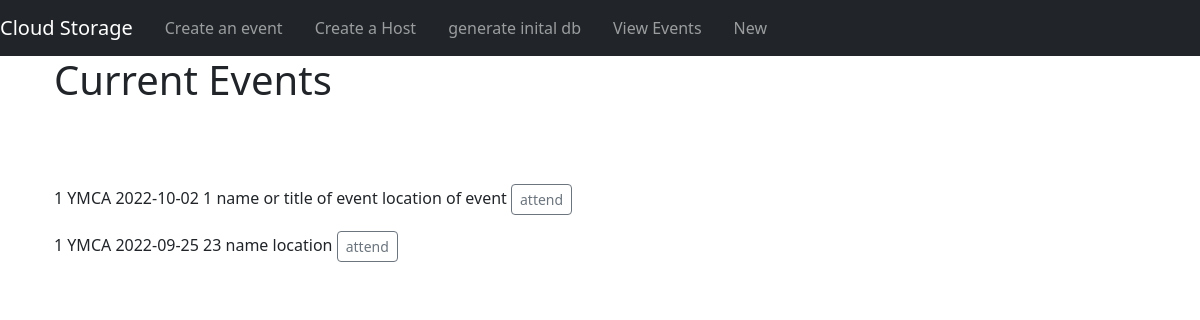
The page /showevents on the database as committed earlier.
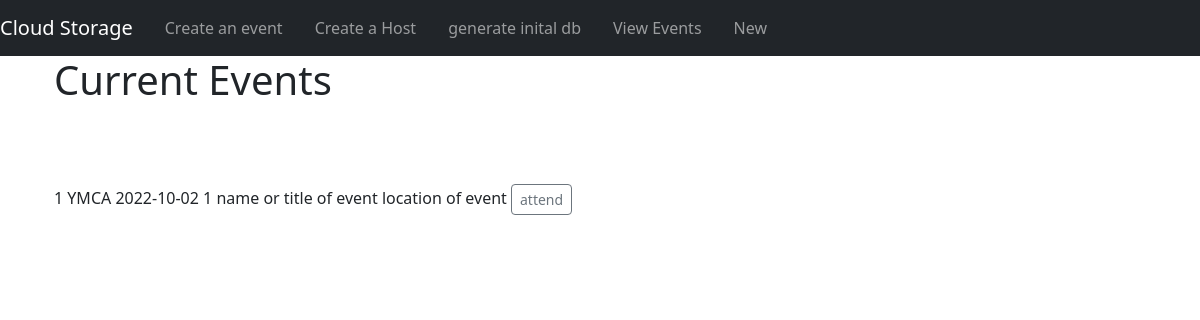
The same page on the database as committed later.
### app.py (models this page shows, shortened)
class Event(db.Model):
    event_id=db.Column(db.Integer,primary_key=True)
    host_id=db.Column(db.Integer,nullable=False)
    date_created=db.Column(db.String(10), default=datetime.utcnow)
    date=db.Column(db.String(10),nullable=False)
    hours=db.Column(db.Integer,nullable=False)
    name=db.Column(db.String(200),nullable=False)
    location=db.Column(db.String(200),nullable=False)
    description=db.Column(db.String(500),nullable=False)

class Host(db.Model):
    host_id=db.Column(db.Integer,primary_key=True)
    phone_num=db.Column(db.String(10))
    organization=db.Column(db.String(200),nullable=False)

### app.py (the view)
@app.route('/showevents',methods=['POST','GET'])
def showevents():
    hosts = Host.query.order_by(Host.host_id).all()
    names = []
    events = db.session.query(Event,Host).filter(Event.host_id==Host.host_id)#Event.query.order_by(Event.date_created)
    return render_template("showevents.html",events=events)

### templates/showevents.html (shortened to what this page needs)
{% extends 'layout.html' %}
{% block body %}
<div class="container">
    <h1>Current Events</h1>
    <br>
    <br><br>
    {% for event,host in events %}
    <p>
        {{ event.host_id }}
        {{ host.organization }}
        {{ event.date }}
        {{ event.hours }}
        {{ event.name }}
        {{ event.location }}
        <a href="/attend/{{ event.event_id }}" class="btn btn-outline-secondary btn-sm">attend</a>
    </p>
    {% endfor %}
</div>
{% endblock %}

### templates/layout.html (shortened to what this page needs)
<!DOCTYPE html>
<html lang="en">
  <head>
    <link rel="stylesheet" href="bootstrap/css/bootstrap.min.css">
  </head>
  <body>
    {% include 'navbar.html' %}
    <div class="container">{% block body %} {% endblock %}</div>
  </body>
</html>

### templates/navbar.html (shortened to what this page needs)
<nav class="navbar navbar-expand-lg navbar-dark bg-dark">
  <a class="navbar-brand" href="#">Cloud Storage</a>
  <div class="collapse navbar-collapse" id="navbarNavDropdown">
    <ul class="navbar-nav">
      <li class="nav-item active px-lg-2">
        <a class="nav-link" href="{{ url_for('addevent') }}">Create an event </a>
      </li>
      <li class="nav-item px-lg-2">
        <a class="nav-link" href="{{ url_for('add') }}">Create a Host</a>
      </li>
      <li class="nav-item px-lg-2">
        <a class="nav-link" href="{{ url_for('generate') }}">generate inital db</a>
      </li>
      <li class="nav-item px-lg-2">
        <a class="nav-link" href="{{ url_for('showevents') }}">View Events</a>
      </li>
      <li class="nav-item px-lg-2">
        <a class="nav-link" href="{{ url_for('new') }}">New </a>
      </li>
    </ul>
  </div>
</nav>

Rows that differ between the two databases and show on the page:
removed Event: host_id "1", organization "YMCA", date "2022-09-25", hours "23", name "name", location "location"
